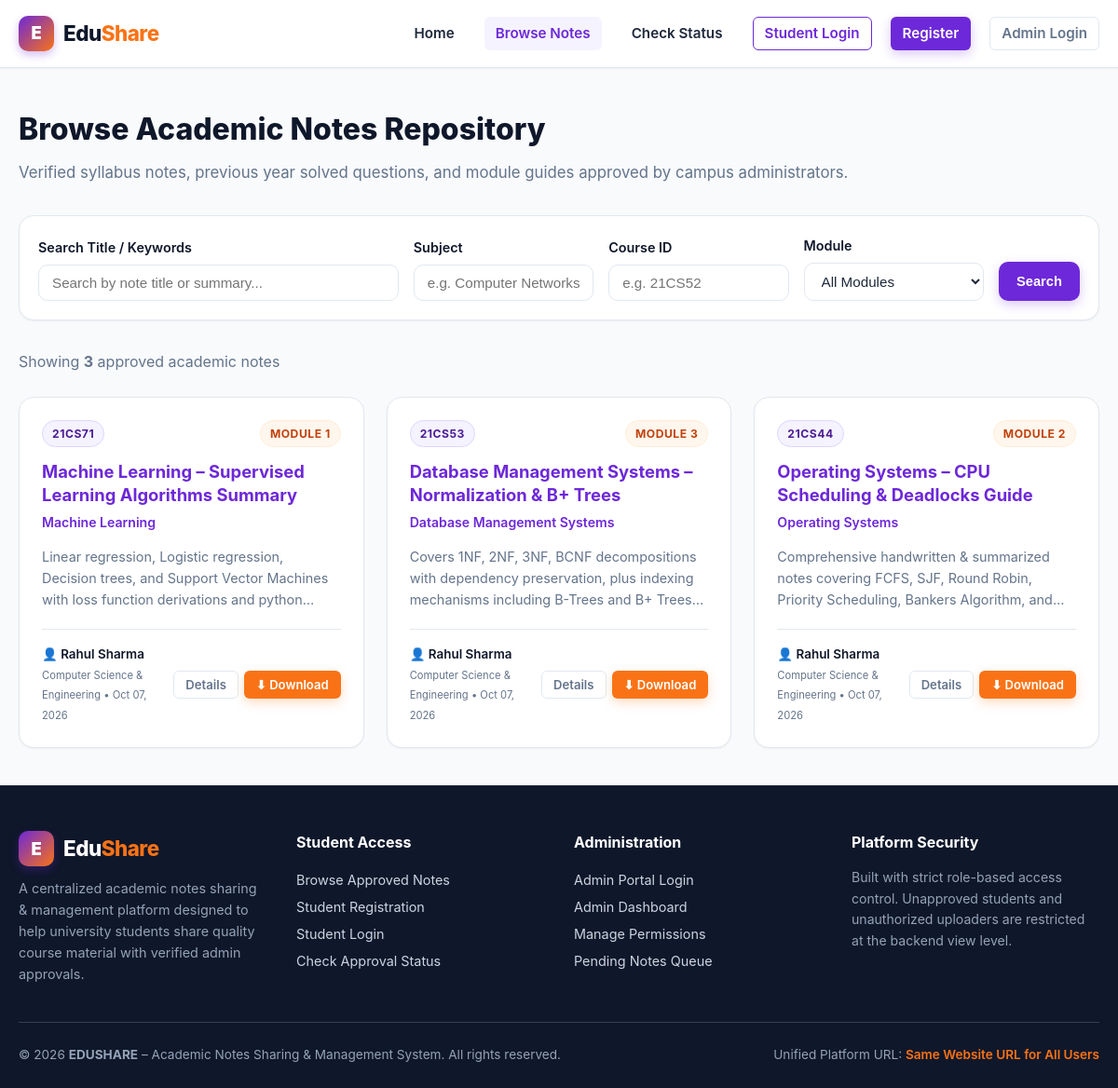
The app's page /notes/ with its own data.
### core/models.py (models this page shows, shortened)
class Note(models.Model):
    STATUS_CHOICES = (
        ('PENDING', 'Pending'),
        ('APPROVED', 'Approved'),
        ('REJECTED', 'Rejected'),
    )
    title = models.CharField(max_length=255, help_text="Note Title")
    subject = models.CharField(max_length=150, db_index=True, help_text="Subject / Course Name")
    course_id = models.CharField(max_length=50, db_index=True, help_text="Course ID / Subject Code (e.g. CS501)")
    module = models.CharField(max_length=50, db_index=True, help_text="Module (e.g. Module 1, Module 2)")
    description = models.TextField(blank=True, help_text="Detailed summary of notes content")
    file = models.FileField(upload_to='notes_files/', help_text="Uploaded notes document")
    uploaded_by = models.ForeignKey(Student, on_delete=models.CASCADE, related_name='notes')
    status = models.CharField(max_length=20, choices=STATUS_CHOICES, default='PENDING', db_index=True)
    rejection_reason = models.TextField(blank=True, null=True, help_text="Feedback if note was rejected")
    uploaded_at = models.DateTimeField(auto_now_add=True)
    updated_at = models.DateTimeField(auto_now=True)
    downloads_count = models.PositiveIntegerField(default=0)
    class Meta:
        ordering = ['-uploaded_at']
        verbose_name = 'Academic Note'
        verbose_name_plural = 'Academic Notes'

class Student(models.Model):
    APPROVAL_CHOICES = (
        ('PENDING', 'Pending'),
        ('APPROVED', 'Approved'),
        ('REJECTED', 'Rejected'),
    )
    user = models.OneToOneField(User, on_delete=models.CASCADE, related_name='student_profile')
    name = models.CharField(max_length=150, help_text="Full Name of the Student")
    usn = models.CharField(max_length=30, unique=True, db_index=True, help_text="University Seat Number")
    branch = models.CharField(max_length=100, help_text="Engineering/Academic Branch")
    semester = models.IntegerField(help_text="Current Semester (e.g. 1-8)")
    section = models.CharField(max_length=10, help_text="Section (e.g. A, B, C)")
    approval_status = models.CharField(max_length=20, choices=APPROVAL_CHOICES, default='PENDING', db_index=True)
    upload_permission = models.BooleanField(default=False, help_text="Explicit admin permission to upload notes")
    rejection_reason = models.TextField(blank=True, null=True, help_text="Reason if student registration was rejected")
    created_at = models.DateTimeField(auto_now_add=True)
    updated_at = models.DateTimeField(auto_now=True)
    class Meta:
        ordering = ['-created_at']
        verbose_name = 'Student'
        verbose_name_plural = 'Students'

### core/views.py (the view, shortened to what this page needs)
# urls.py: path('notes/', views.browse_notes, name='browse_notes'),
def browse_notes(request):
    query = request.GET.get('q', '').strip()
    subject_filter = request.GET.get('subject', '').strip()
    course_id_filter = request.GET.get('course_id', '').strip()
    module_filter = request.GET.get('module', '').strip()
    notes_qs = Note.objects.filter(status='APPROVED').select_related('uploaded_by')
    if subject_filter:
        notes_qs = notes_qs.filter(subject__iexact=subject_filter)
    if course_id_filter:
        notes_qs = notes_qs.filter(course_id__icontains=course_id_filter)
    if module_filter:
        notes_qs = notes_qs.filter(module__iexact=module_filter)
    distinct_subjects = Note.objects.filter(status='APPROVED').values_list('subject', flat=True).distinct()
    distinct_courses = Note.objects.filter(status='APPROVED').values_list('course_id', flat=True).distinct()
    modules = ['Module 1', 'Module 2', 'Module 3', 'Module 4', 'Module 5', 'Complete Syllabus / All Modules', 'Question Bank & Solutions']
    context = {
        'notes': notes_qs,
        'total_count': notes_qs.count(),
        'distinct_subjects': distinct_subjects,
        'distinct_courses': distinct_courses,
        'modules': modules,
        'q': query,
        'selected_subject': subject_filter,
        'selected_course': course_id_filter,
        'selected_module': module_filter,
    }
    return render(request, 'core/browse_notes.html', context)

### core/context_processors.py (called while the page is built, shortened)
def edushare_context(request):
    context = {
        'current_student': None,
        'is_student': False,
        'is_admin': False,
        'pending_students_count': 0,
        'pending_notes_count': 0,
        'total_approved_notes_count': 0,
    }
    context['total_approved_notes_count'] = Note.objects.filter(status='APPROVED').count()
    return context

### templates/core/browse_notes.html (shortened to what this page needs)
{% extends 'base.html' %}
{% block content %}
<div class="container">
  <div style="margin-bottom: 2rem;">
    <h1 style="font-size: 2rem; font-weight: 800; color: var(--dark); margin-bottom: 0.5rem;">
      Browse Academic Notes Repository
    </h1>
    <p style="color: var(--text-muted); font-size: 1.05rem;">
      Verified syllabus notes, previous year solved questions, and module guides approved by campus administrators.
    </p>
  </div>
  <div class="filter-card">
    <form method="GET" action="{% url 'browse_notes' %}">
      <div class="filter-grid">
        <div class="form-group" style="margin-bottom: 0;">
          <label class="form-label">Search Title / Keywords</label>
          <input type="text" name="q" value="{{ q }}" class="form-control" placeholder="Search by note title or summary...">
        </div>
        <div class="form-group" style="margin-bottom: 0;">
          <label class="form-label">Subject</label>
          <input type="text" name="subject" value="{{ selected_subject }}" class="form-control" placeholder="e.g. Computer Networks">
        </div>
        <div class="form-group" style="margin-bottom: 0;">
          <label class="form-label">Course ID</label>
          <input type="text" name="course_id" value="{{ selected_course }}" class="form-control text-uppercase" placeholder="e.g. 21CS52">
        </div>
        <div class="form-group" style="margin-bottom: 0;">
          <label class="form-label">Module</label>
          <select name="module" class="form-select">
            <option value="">All Modules</option>
          </select>
        </div>
        <div style="display: flex; gap: 8px;">
          <button type="submit" class="btn btn-primary" style="height: 42px;">Search</button>
        </div>
      </div>
    </form>
  </div>
  <div style="display: flex; justify-content: space-between; align-items: center; margin-bottom: 1.5rem;">
    <div style="font-size: 1rem; color: var(--text-muted);">
      Showing <strong>{{ total_count }}</strong> approved academic notes
    </div>
  </div>
  {% if notes %}
    <div class="notes-grid">
      {% for note in notes %}
        <div class="note-card">
          <div class="note-header">
            <span class="badge badge-purple">{{ note.course_id }}</span>
            <span class="badge badge-orange">{{ note.module }}</span>
          </div>
          <h3 class="note-title">
            <a href="{% url 'note_details' note.id %}">{{ note.title }}</a>
          </h3>
          <div class="note-meta">
            <span style="font-size: 0.88rem; font-weight: 600; color: var(--primary);">{{ note.subject }}</span>
          </div>
          <p class="note-desc">{{ note.description }}</p>
          <div class="note-footer">
            <div>
              <div style="font-weight: 600; color: var(--dark);">👤 {{ note.uploaded_by.name }}</div>
              <small>{{ note.uploaded_by.branch }} &bull; {{ note.uploaded_at|date:"M d, Y" }}</small>
            </div>
            <div style="display: flex; gap: 6px;">
              <a href="{% url 'note_details' note.id %}" class="btn btn-sm btn-outline-secondary">Details</a>
              <a href="{% url 'download_note' note.id %}" class="btn btn-sm btn-accent">⬇ Download</a>
            </div>
          </div>
        </div>
      {% endfor %}
    </div>
  {% endif %}
</div>
{% endblock %}

### static/css/edushare.css (style rules this page uses)
:root { --primary: #6D28D9; --primary-hover: #5B21B6; --primary-light: #8B5CF6; --primary-dark: #4C1D95; --primary-subtle: #F5F3FF; --accent: #F97316; --accent-hover: #EA580C; --accent-subtle: #FFF7ED; --dark: #0F172A; --dark-surface: #1E293B; --text-main: #1E293B; --text-muted: #64748B; --text-light: #94A3B8; --bg-body: #F8FAFC; --bg-card: #FFFFFF; --border-color: #E2E8F0; --border-focus: #8B5CF6; --success: #10B981; --success-subtle: #ECFDF5; --warning: #F59E0B; --warning-subtle: #FFFBEB; --danger: #EF4444; --danger-subtle: #FEF2F2; --shadow-sm: 0 1px 2px 0 rgba(0, 0, 0, 0.05); --shadow-md: 0 4px 6px -1px rgba(0, 0, 0, 0.08), 0 2px 4px -2px rgba(0, 0, 0, 0.04); --shadow-lg: 0 10px 15px -3px rgba(0, 0, 0, 0.1), 0 4px 6px -4px rgba(0, 0, 0, 0.06); --shadow-xl: 0 20px 25px -5px rgba(109, 40, 217, 0.12), 0 8px 10px -6px rgba(0, 0, 0, 0.04); --radius-sm: 6px; --radius-md: 10px; --radius-lg: 16px; --radius-full: 9999px; --transition: all 0.2s ease-in-out; }
* { box-sizing: border-box; margin: 0; padding: 0; }
body { font-family: -apple-system, BlinkMacSystemFont, "Segoe UI", Roboto, "Helvetica Neue", Arial, sans-serif; background-color: var(--bg-body); color: var(--text-main); line-height: 1.6; min-height: 100vh; display: flex; flex-direction: column; }
a { color: var(--primary); text-decoration: none; transition: var(--transition); }
.container { width: 100%; max-width: 1240px; margin: 0 auto; padding: 0 1.25rem; }
.btn { display: inline-flex; align-items: center; justify-content: center; gap: 8px; font-weight: 600; font-size: 0.92rem; padding: 9px 18px; border-radius: var(--radius-md); border: 1px solid transparent; cursor: pointer; transition: var(--transition); text-decoration: none; line-height: 1.4; white-space: nowrap; }
.btn-sm { padding: 5px 12px; font-size: 0.82rem; border-radius: var(--radius-sm); }
.btn-primary { background-color: var(--primary); color: #FFFFFF !important; box-shadow: 0 4px 12px rgba(109, 40, 217, 0.25); }
.btn-accent { background-color: var(--accent); color: #FFFFFF !important; box-shadow: 0 4px 12px rgba(249, 115, 22, 0.25); }
.btn-outline-secondary { background-color: transparent; color: var(--text-muted) !important; border-color: var(--border-color); }
.badge { display: inline-flex; align-items: center; gap: 5px; font-size: 0.76rem; font-weight: 700; padding: 4px 10px; border-radius: var(--radius-full); text-transform: uppercase; letter-spacing: 0.5px; }
.badge-purple { background-color: var(--primary-subtle); color: var(--primary-dark); border: 1px solid #DDD6FE; }
.badge-orange { background-color: var(--accent-subtle); color: #C2410C; border: 1px solid #FFEDD5; }
.form-group { margin-bottom: 1.35rem; }
.form-label { display: block; font-size: 0.9rem; font-weight: 600; color: var(--dark); margin-bottom: 0.45rem; }
.form-control, .form-select { width: 100%; padding: 10px 14px; font-size: 0.95rem; border: 1px solid var(--border-color); border-radius: var(--radius-md); background-color: #FFFFFF; color: var(--text-main); transition: var(--transition); outline: none; }
.notes-grid { display: grid; grid-template-columns: repeat(auto-fill, minmax(320px, 1fr)); gap: 1.5rem; margin-top: 1.5rem; }
.note-card { background: white; border: 1px solid var(--border-color); border-radius: var(--radius-lg); padding: 1.5rem; display: flex; flex-direction: column; transition: var(--transition); box-shadow: var(--shadow-sm); position: relative; }
.note-header { display: flex; justify-content: space-between; align-items: flex-start; margin-bottom: 0.85rem; gap: 10px; }
.note-title { font-size: 1.15rem; font-weight: 700; color: var(--dark); line-height: 1.35; margin-bottom: 0.4rem; }
.note-meta { display: flex; flex-wrap: wrap; gap: 8px; margin-bottom: 0.85rem; }
.note-desc { font-size: 0.9rem; color: var(--text-muted); margin-bottom: 1.25rem; flex-grow: 1; display: -webkit-box; -webkit-line-clamp: 3; -webkit-box-orient: vertical; overflow: hidden; }
.note-footer { border-top: 1px solid var(--border-color); padding-top: 1rem; display: flex; align-items: center; justify-content: space-between; font-size: 0.84rem; color: var(--text-muted); }
.filter-card { background: white; border: 1px solid var(--border-color); border-radius: var(--radius-lg); padding: 1.25rem; margin-bottom: 2rem; box-shadow: var(--shadow-sm); }
.filter-grid { display: grid; grid-template-columns: 2fr 1fr 1fr 1fr auto; gap: 1rem; align-items: flex-end; }

### records on screen
Note: course_id "21CS71", module "MODULE 1", title "Machine Learning – Supervised Learning Algorithms Summary", subject "Machine Learning", description "Linear regression, Logistic regression, Decision trees, and Support Vector Machines with loss function derivations and…", uploaded_by.name "Rahul Sharma", uploaded_by.branch "Computer Science & Engineering", uploaded_at "Oct 07, 2026"
Note: course_id "21CS53", module "MODULE 3", title "Database Management Systems – Normalization & B+ Trees", subject "Database Management Systems", description "Covers 1NF, 2NF, 3NF, BCNF decompositions with dependency preservation, plus indexing mechanisms including B-Trees and B+…", uploaded_by.name "Rahul Sharma", uploaded_by.branch "Computer Science & Engineering", uploaded_at "Oct 07, 2026"
Note: course_id "21CS44", module "MODULE 2", title "Operating Systems – CPU Scheduling & Deadlocks Guide", subject "Operating Systems", description "Comprehensive handwritten & summarized notes covering FCFS, SJF, Round Robin, Priority Scheduling, Bankers Algorithm,…", uploaded_by.name "Rahul Sharma", uploaded_by.branch "Computer Science & Engineering", uploaded_at "Oct 07, 2026"

### other values on screen
{{ total_count }} "3"
